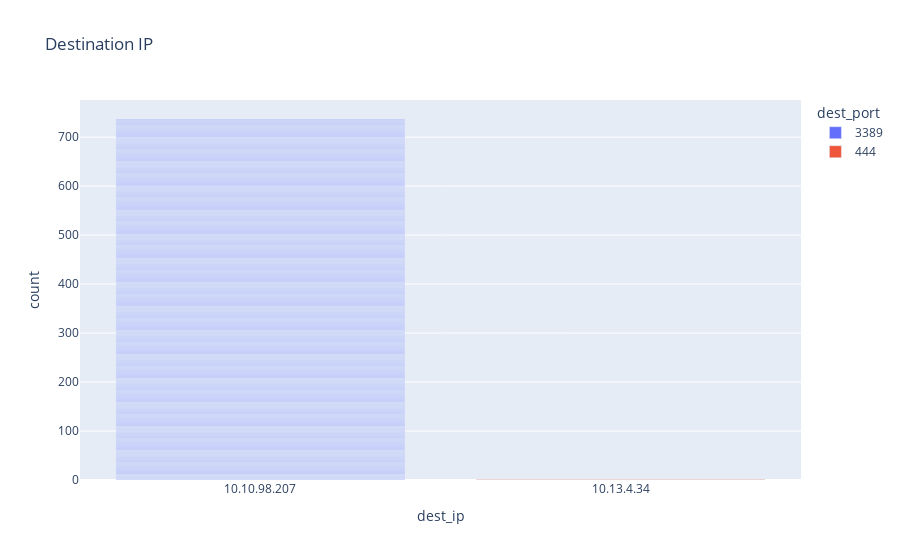

Write notebook code for a chart like this one.
### Markdown cell above
What were the destinations IPs?

### Code cell
px.bar(event_3, x="dest_ip", color="dest_port", title="Destination IP")

### Figure 1 — Plotly figure (JSON) as saved in the notebook; plotly's stock layout.template omitted (floating-point values rounded to 4 significant figures; data arrays with more than 128 entries replaced by an {"elided": "..."} marker saying what was removed)
{"data": [{"alignmentgroup": "True", "hovertemplate": "dest_port=3389<br>dest_ip=%{x}<br>count=%{y}<extra></extra>", "legendgroup": "3389", "marker": {"color": "#636efa", "pattern": {"shape": ""}}, "name": "3389", "offsetgroup": "3389", "orientation": "v", "showlegend": true, "textposition": "auto", "type": "bar", "x": {"elided": "737 str values"}, "xaxis": "x", "y": {"elided": "737 int values"}, "yaxis": "y"}, {"alignmentgroup": "True", "hovertemplate": "dest_port=444<br>dest_ip=%{x}<br>count=%{y}<extra></extra>", "legendgroup": "444", "marker": {"color": "#EF553B", "pattern": {"shape": ""}}, "name": "444", "offsetgroup": "444", "orientation": "v", "showlegend": true, "textposition": "auto", "type": "bar", "x": ["10.13.4.34"], "xaxis": "x", "y": [1], "yaxis": "y"}], "layout": {"autosize": true, "barmode": "relative", "dragmode": "pan", "legend": {"title": {"text": "dest_port"}, "tracegroupgap": 0}, "title": {"text": "Destination IP"}, "xaxis": {"anchor": "y", "autorange": true, "domain": [0, 1], "range": [-0.5, 1.5], "title": {"text": "dest_ip"}, "type": "category"}, "yaxis": {"anchor": "x", "autorange": true, "domain": [0, 1], "range": [0, 775.8], "title": {"text": "count"}, "type": "linear"}}}
